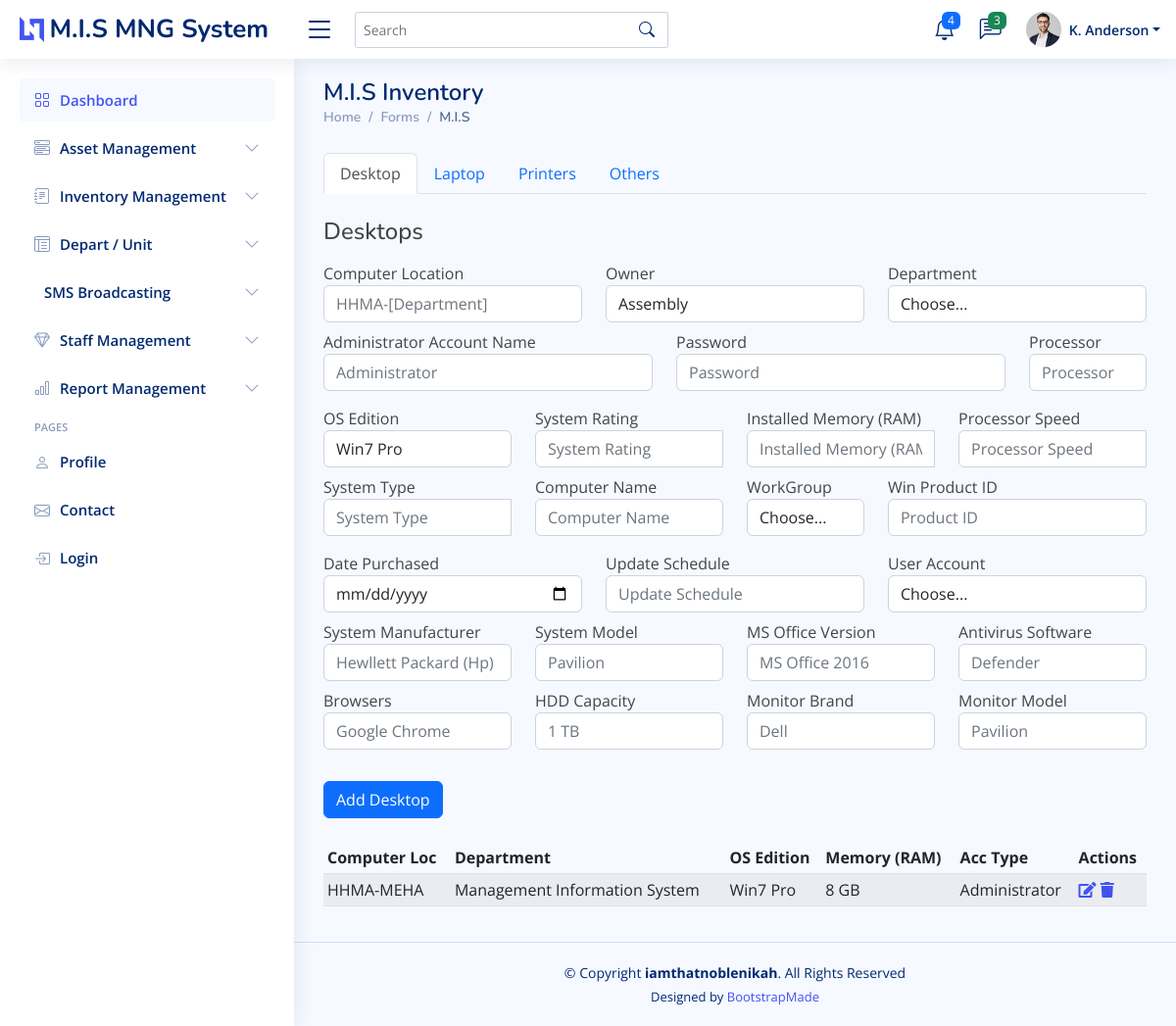
Screenshot of /index.php/mis with the database file from the repository.
### tables this page shows
CREATE TABLE `hhma_desktops` (
  `id` int(11) NOT NULL,
  `computer_location` varchar(55) NOT NULL,
  `owner` varchar(15) NOT NULL,
  `department` varchar(50) NOT NULL,
  `admin_acc_name` varchar(100) NOT NULL,
  `password` varchar(100) NOT NULL,
  `processor` varchar(100) NOT NULL,
  `os_edition` varchar(30) NOT NULL,
  `system_rating` varchar(50) NOT NULL,
  `installed_memory` varchar(10) NOT NULL,
  `processor_speed` varchar(50) NOT NULL,
  `system_type` varchar(100) NOT NULL,
  `computer_name` varchar(100) NOT NULL,
  `workgroup` varchar(50) NOT NULL,
  `product_id` varchar(255) NOT NULL,
  `date_purchased` date NOT NULL,
  `update_schedule` varchar(100) NOT NULL,
  `user_acc` varchar(100) NOT NULL,
  `system_manufacturer` varchar(15) NOT NULL,
  `system_model` varchar(100) NOT NULL,
  `office_version` varchar(100) NOT NULL,
  `antivirus` varchar(100) NOT NULL,
  `browsers` varchar(255) NOT NULL,
  `hdd_capacity` varchar(10) NOT NULL,
  `monitor_brand` varchar(20) NOT NULL,
  `monitor_model` varchar(50) NOT NULL
);

### application/controllers/Mis.php (called while the page is built, shortened)
<?php
class Mis extends CI_Controller {
	public function index(){
		$page_data['title'] = 'M.I.S Inventory';
		$data['all_hhma_desktops'] = $this->mis_model->get_all_hhma_desktops();
		$data['all_hhma_laptops'] = $this->mis_model->get_all_hhma_laptops();
		$data['all_hhma_printers'] = $this->mis_model->get_all_hhma_printers();
		$data['all_departments'] = $this->department_model->get_all_departments();
		$this->load->view('includes/head');
		$this->load->view('includes/navbar');
		$this->load->view('includes/asidebar', $page_data);
		$this->load->view('mis', $data);
		$this->load->view('includes/footer');
	}
}

### index.php (called while the page is built, shortened)
<?php
require_once BASEPATH.'core/CodeIgniter.php';

### application/models/mis_model.php (called while the page is built, shortened)
<?php
  class mis_model extends CI_Model{
    public function get_all_hhma_desktops(){
      $this->db->order_by('id', 'DESC');
      $query = $this->db->get('hhma_desktops');
      return $query->result_array();
    }
    public function get_all_hhma_laptops(){
      $this->db->order_by('id', 'DESC');
      $query = $this->db->get('hhma_laptops');
      return $query->result_array();
    }
    public function get_all_hhma_printers(){
      $this->db->order_by('id', 'DESC');
      $query = $this->db->get('hhma_printers');
      return $query->result_array();
    }
  }

### application/views/mis.php (the view, shortened to what this page needs)
<main id="main" class="main">
  <div class="pagetitle">
    <h1><?php echo $title ?></h1>
    <nav>
      <ol class="breadcrumb">
        <li class="breadcrumb-item"><a href="index.html">Home</a></li>
        <li class="breadcrumb-item">Forms</li>
        <li class="breadcrumb-item active">M.I.S</li>
      </ol>
    </nav>
  </div>
  <section class="section">
    <ul class="nav nav-tabs" id="myTab" role="tablist">
      <li class="nav-item" role="presentation">
        <button class="nav-link active" id="desktop-tab" data-bs-toggle="tab" data-bs-target="#desktop" type="button" role="tab" aria-controls="desktop" aria-selected="true">Desktop</button>
      </li>
      <li class="nav-item" role="presentation">
        <button class="nav-link" id="laptop-tab" data-bs-toggle="tab" data-bs-target="#laptop" type="button" role="tab" aria-controls="laptop" aria-selected="false">Laptop</button>
      </li>
      <li class="nav-item" role="presentation">
        <button class="nav-link" id="printer-tab" data-bs-toggle="tab" data-bs-target="#printer" type="button" role="tab" aria-controls="printer" aria-selected="false">Printers</button>
      </li>
      <li class="nav-item" role="presentation">
        <button class="nav-link" id="others-tab" data-bs-toggle="tab" data-bs-target="#others" type="button" role="tab" aria-controls="others" aria-selected="false">Others</button>
      </li>
    </ul>
    <div class="tab-content" id="myTabContent">
      <div class="tab-pane fade show active" id="desktop" role="tabpanel" aria-labelledby="desktop-tab">
        <div class="tab-pane fade show active" id="desktop" role="tabpanel" aria-labelledby="desktop-tab">
      <div class="col-md-12 order-md-1">
        <br/>
      <h4 class="mb-3">Desktops</h4>
      <form class="needs-validation" action="<?php echo site_url('mis/add_desktop') ?>" method="POST" novalidate>
        <div class="row">
          <div class="col-md-4 mb-2">
            <label for="computer_location">Computer Location</label>
            <input type="text" class="form-control" id="computer_location" name="computer_location" placeholder="HHMA-[Department]" value="" required>
          </div>
          <div class="col-md-4 mb-2">
            <label for="owner">Owner</label>
            <select type="text" class="form-control" id="owner" placeholder="Owner" name="owner" value="" required>
              <option>Assembly</option>
            </select>
            </div>
            <div class="col-md-4 mb-2">
            <label for="department">Department</label>
            <select class="form-control custom-select d-block w-100" id="department" name="department" required>
              <option value="">Choose...</option>
            </select>
            </div>
        </div>
      </div>
        <div class="row">
          <div class="col-md-5 mb-3">
            <label for="admin_acc_name">Administrator Account Name</label>
            <input type="text" class="form-control" id="admin_acc_name" placeholder="Administrator" name="admin_acc_name" value="" required>
          </div>
          <div class="col-md-5 mb-3">
            <label for="password">Password</label>
            <input type="text" class="form-control" id="password" placeholder="Password" name="password" value="" required>
          </div>
          <div class="col-md-2 mb-3">
            <label for="processor">Processor</label>
            <input type="text" class="form-control" id="processor" placeholder="Processor" name="processor" value="" required>
          </div>
        </div>
        <div class="row">
          <div class="col-md-3 mb-2">
            <label for="os_edition">OS Edition</label>
            <select type="text" class="form-control" id="os_edition" placeholder="OS Edition" name="os_edition" value="" required>
              <option>Win7 Pro</option>
            </select>
          </div>
          <div class="col-md-3 mb-2">
            <label for="system_rating">System Rating</label>
            <div class="input-group">
              <input type="text" class="form-control" id="system_rating" placeholder="System Rating" name="system_rating" value="" required>
            </div>
          </div>
          <div class="col-md-3 mb-2">
            <label for="installed_memory">Installed Memory (RAM)</label>
            <div class="input-group">
              <input type="text" class="form-control" id="installed_memory" name="installed_memory" placeholder="Installed Memory (RAM)" value="" required>
            </div>
          </div>
          <div class="col-md-3 mb-2">
            <label for="processor_speed">Processor Speed</label>
            <div class="input-group">
              <input type="text" class="form-control" id="processor" placeholder="Processor Speed" name="processor_speed" value="" required>
            </div>
          </div>
        </div>
        <div class="row">
          <div class="col-md-3 mb-3">
            <label for="system_type">System Type</label>
            <div class="input-group">
              <input type="text" class="form-control" id="system_type" placeholder="System Type" name="system_type" value="" required>
            </div>
          </div>
          <div class="col-md-3 mb-3">
            <label for="computer_name">Computer Name</label>
            <input type="text" class="form-control" id="computer_name" name="computer_name" placeholder="Computer Name" required>
          </div>
          <div class="col-md-2 mb-3">
            <label for="workgroup">WorkGroup</label>
            <select class="form-control custom-select d-block w-100" name="workgroup" id="workgroup" required>
              <option value="">Choose...</option>
            </select>
          </div>
          <div class="col-md-4 mb-3">
            <label for="product_id">Win Product ID</label>
            <input type="text" class="form-control" id="product_id" name="product_id" placeholder="Product ID" required>
          </div>
        </div>
        <div class="row">
          <div class="col-md-4 mb-2">
            <label for="date_purchased">Date Purchased</label>
            <input type="date" class="form-control" id="date_purchased" name="date_purchased" value="" required>
          </div>
          <div class="col-md-4 mb-2">
            <label for="update_schedule">Update Schedule</label>
            <input type="text" class="form-control" id="update_schedule" name="update_schedule" placeholder="Update Schedule" value="" required>
          </div>
          <div class="col-md-4 mb-2">
            <label for="user_acc">User Account</label>
            <select class="form-control custom-select d-block w-100" name="user_acc" id="user_acc" required>
              <option value="">Choose...</option>
            </select>
          </div>
        </div>
        <div class="row">
          <div class="col-md-3 mb-2">
            <label for="system_manufacturer">System Manufacturer</label>
            <input type="text" class="form-control" id="system_manufacturer" name="system_manufacturer" placeholder="Hewllett Packard (Hp)" value="" required>
          </div>
          <div class="col-md-3 mb-2">
            <label for="system_model">System Model</label>
            <input type="text" class="form-control" id="system_model" name="system_model" placeholder="Pavilion" value="" required>
          </div>
          <div class="col-md-3 mb-2">
            <label for="office_version">MS Office Version</label>
            <input type="text" class="form-control" id="office_version" name="office_version" placeholder="MS Office 2016" value="" required>
          </div>
          <div class="col-md-3 mb-2">
            <label for="antivirus">Antivirus Software</label>
            <input type="text" class="form-control" id="antivirus" name="antivirus" placeholder="Defender" value="" required>
          </div>
        </div>
        <div class="row">
          <div class="col-md-3 mb-2">
            <label for="browsers">Browsers</label>
            <input type="text" class="form-control" id="browsers" name="browsers" placeholder="Google Chrome" value="" required>
          </div>
          <div class="col-md-3 mb-2">
            <label for="hdd_capacity">HDD Capacity</label>
            <input type="text" class="form-control" id="hdd_capacity" name="hdd_capacity" placeholder="1 TB" value="" required>
          </div>
          <div class="col-md-3 mb-2">
            <label for="monitor_brand">Monitor Brand</label>
            <input type="text" class="form-control" id="monitor_brand" name="monitor_brand" placeholder="Dell" value="" required>
          </div>
          <div class="col-md-3 mb-2">
            <label for="monitor_model">Monitor Model</label>
            <input type="text" class="form-control" id="monitor_model" name="monitor_model" placeholder="Pavilion" name="monitor_model" value="" required>
          </div>
        </div>
        <br/>
        <button type="submit" class="btn btn-primary">Add Desktop</button>
      </div>
    <br/>
    <div class="table-responsive">
      <table class="table table-striped table-sm">
        <thead>
          <tr>
            <th scope="col">Computer Loc</th>
            <th scope="col">Department</th>
            <th scope="col">OS Edition</th>
            <th scope="col">Memory (RAM)</th>
            <th scope="col">Acc Type</th>
            <th scope="col">Actions</th>
          </tr>
        </thead>
        <tbody>
          <?php foreach($all_hhma_desktops as $all_desktops): ?>
            <tr>
              <td><?php echo $all_desktops['computer_location']?></td>
              <td><?php echo $all_desktops['department'] ?></td>
              <td><?php echo $all_desktops['os_edition'] ?></td>
              <td><?php echo $all_desktops['installed_memory'] ?></td>
              <td><?php echo $all_desktops['user_acc'] ?></td>
              <td><a href="<?php echo site_url(); ?>mis/edit/<?php echo $all_desktops['id']; ?>" class="btn-warning"><i class="fas fa-edit"></i></a>
                <a href="<?php echo site_url(); ?>mis/delete/<?php echo $all_desktops['id']; ?>" onclick="return confirm('Do you want delete this record')" class="btn-danger"><i class="fas fa-trash"></i></a>
              </td>
            </tr>
          <?php endforeach; ?>
        </tbody>
      </table>
    </div>
  </div>
                    </div>
  </section>
</main>

### assets/css/style.css (style rules this page uses)
:root { scroll-behavior: smooth; }
body { font-family: "Open Sans", sans-serif; background: #f6f9ff; color: #444444; }
h1, h2, h3, h4, h5, h6 { font-family: "Nunito", sans-serif; }
#main { margin-top: 60px; padding: 20px 30px; transition: all 0.3s; }
.pagetitle { margin-bottom: 10px; }
.pagetitle h1 { font-size: 24px; margin-bottom: 0; font-weight: 600; color: #012970; }
.breadcrumb { font-size: 14px; font-family: "Nunito", sans-serif; color: #899bbd; font-weight: 600; }
.breadcrumb a { color: #899bbd; transition: 0.3s; }
.breadcrumb .breadcrumb-item::before { color: #899bbd; }
.breadcrumb .active { color: #51678f; font-weight: 600; }
@media (min-width: 1200px) { #main, #footer { margin-left: 300px; } }

### rows the page displays
hhma_desktops: computer_location "HHMA-MEHA", department "Management Information System", os_edition "Win7 Pro", installed_memory "8 GB", user_acc "Administrator"

### other values shown
$title "M.I.S Inventory"
